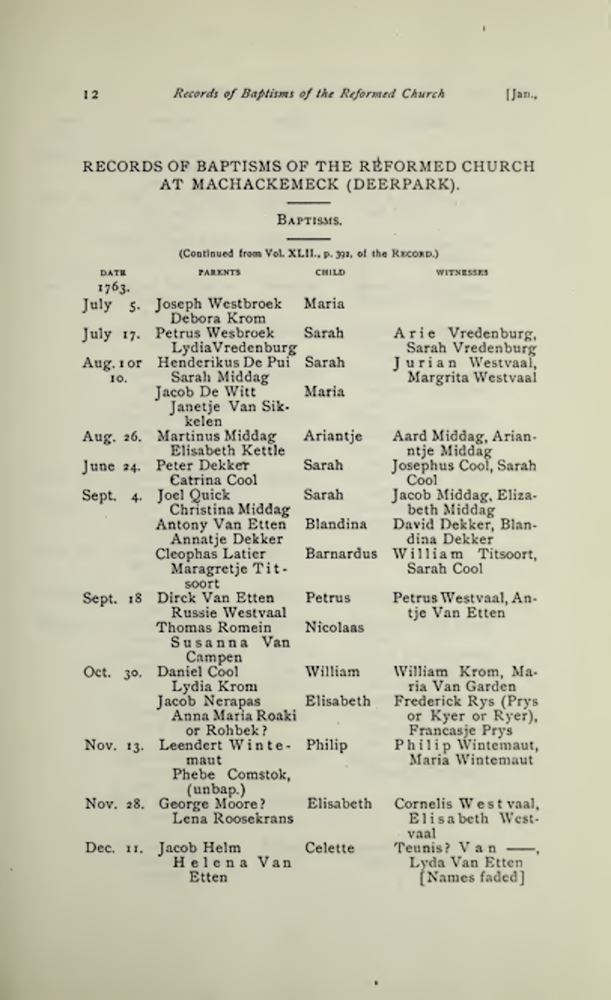
#> input picture pdfs/deerpark1.png, 611 x 1000 px, shrunk from 1692 x 2767 before the run
$ python bbox_debug.py
#> lines starting #> are read from the running program, lines starting #| are printed output that depends on the picture; after the words box and inside, x2 and y2 are one past the last pixel; in counts of white or black regions, pixels touching at a corner belong together
#!/usr/bin/env python3
# -*- coding: utf-8 -*-
"""
Created on Wed Mar 15 13:24:27 2023

@author: mk192787
"""

import cv2
# import numpy as np
# import tempfile
# from pdf2image import convert_from_path

# read image. the image should be sized up to whatever dpi is being used to
# to convert pdfs to images in the ocr process, otherwise the coords and
# bounding boxes will be wrong
img = cv2.imread("deerpark1.png")
#> img is the input picture: shape (1000, 611, 3); mean B, G, R 174.9, 197.1, 199.5

# create a grayscale image
gray = cv2.cvtColor(img, cv2.COLOR_BGR2GRAY)
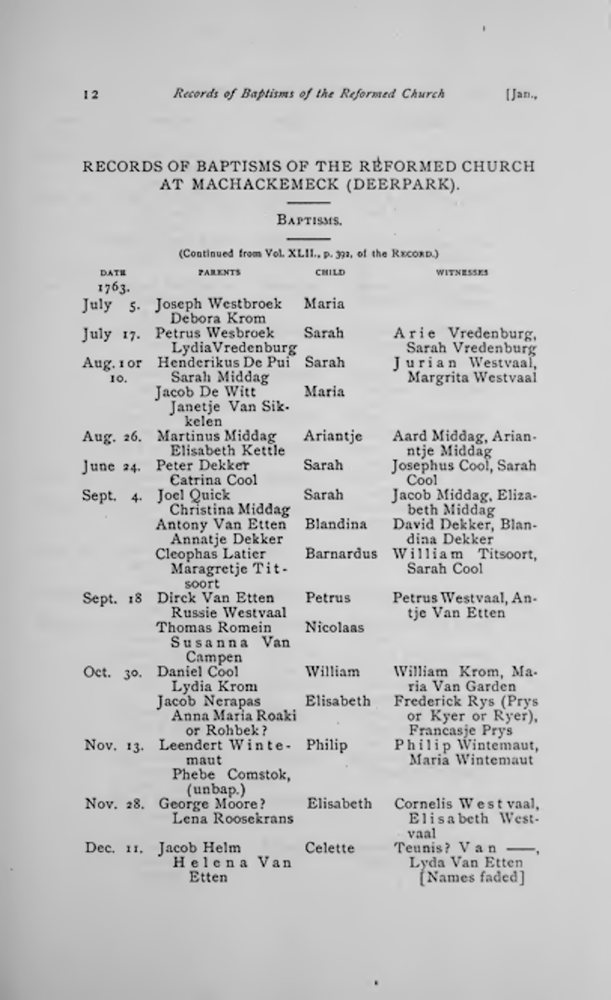
#> gray: shape (1000, 611); min 0, max 231, mean 195.3

# lightly blur the image to reduce noise. Mess with the values in the tuple to change results
blur = cv2.GaussianBlur(gray, (7, 7), 1)

# run an adaptive threshold. Messing with the last number can change the results a lot
thresh = cv2.adaptiveThreshold(blur, 255, cv2.ADAPTIVE_THRESH_GAUSSIAN_C, cv2.THRESH_BINARY_INV, 21, 14) # even number for 2nd number for adaptive threshholding for sampling area
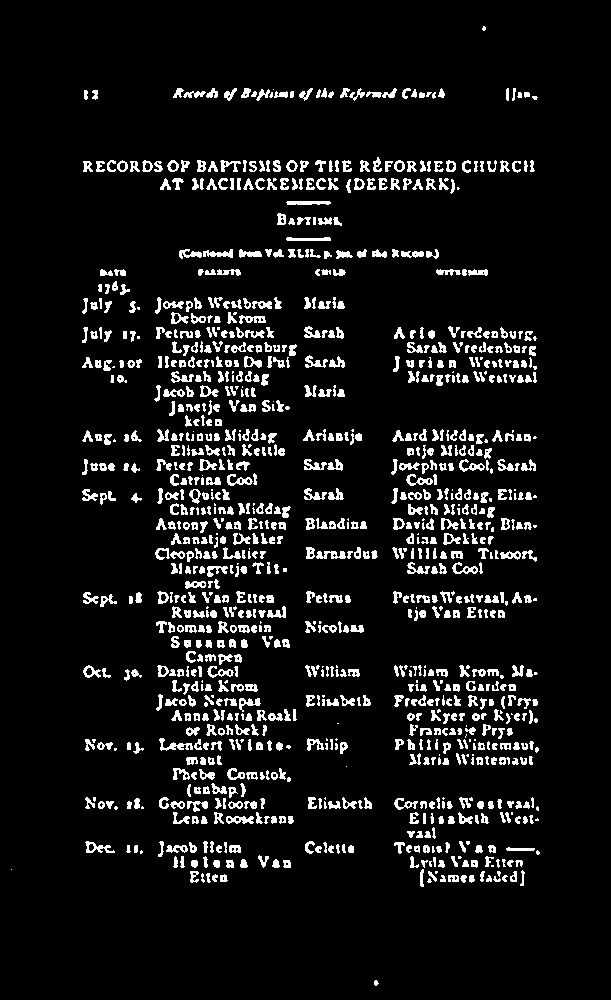
#> thresh: shape (1000, 611); 8.1% white; 1126 white regions (156 under 20 px), largest, box (x1, y1, x2, y2) and area: (159, 738, 193, 751) 180, (286, 201, 331, 205) 162, (316, 551, 346, 559) 160

## many small bounding boxes from small kernel sizes will result in too
## many column boundaries being found. too many dilation iterations will result
## in only large, full-page boxes being found and so no columns detected
# set kernel size - fudge numbers to capture bigger or smaller regions
rect_kernel = cv2.getStructuringElement(cv2.MORPH_RECT, (18,18))
# dilate image - create large blobs of text to detect clusters
dilation = cv2.dilate(thresh, rect_kernel, iterations=2)
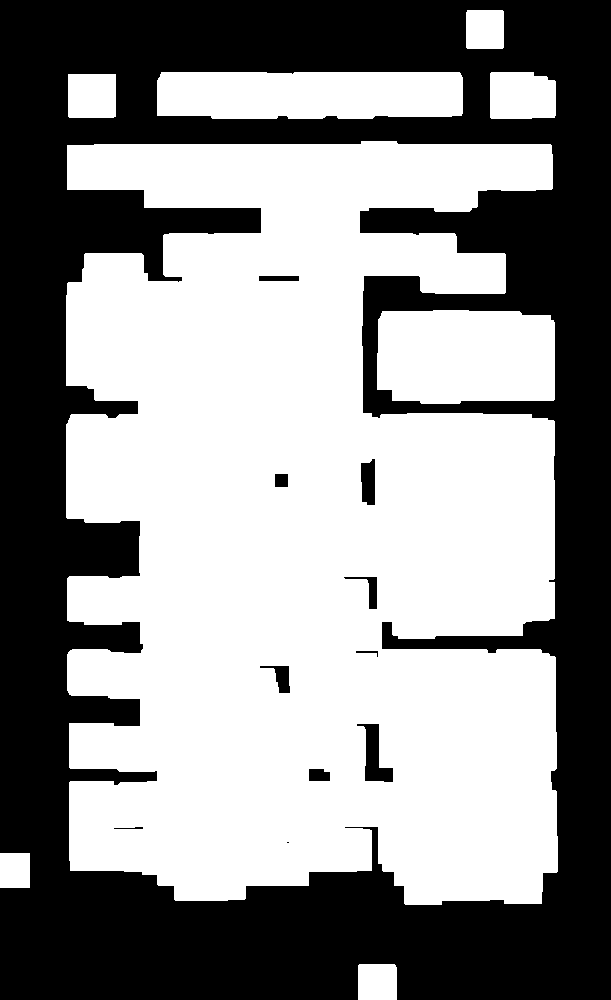
#> dilation: shape (1000, 611); 55.9% white; 11 black regions (1 under 20 px)
# standard contouring method
contours = cv2.findContours(dilation, cv2.RETR_LIST,
                            cv2.CHAIN_APPROX_NONE)[0]
#> contours = 18 contours, 1 with area under 20; largest, box (x1, y1, x2, y2) and area: (66, 141, 558, 905) 303598, (377, 310, 555, 404) 15528, (157, 72, 463, 119) 13541, (490, 72, 556, 119) 2844, (68, 74, 116, 118) 2019

# get contours
result = img.copy()
# contours = cv2.findContours(dilation, cv2.RETR_EXTERNAL, cv2.CHAIN_APPROX_SIMPLE)
# contours = contours[0] if len(contours) == 2 else contours[1]
for cntr in contours:
    x,y,w,h = cv2.boundingRect(cntr)
    cv2.rectangle(result, (x, y), (x+w, y+h), (0, 0, 255), 2)
    print("x,y,w,h:",x,y,w,h)
#> this loop made 18 passes
#> (x, y, w, h) on passes 1 to 12: (358, 964, 39, 36), (0, 853, 30, 35), (286, 841, 4, 3), (113, 826, 31, 4), (308, 768, 23, 14), (356, 723, 38, 60), (259, 665, 32, 29), (355, 650, 24, 8), (343, 576, 35, 34), (274, 473, 15, 15), (360, 458, 16, 48), (377, 310, 178, 94)
#| x,y,w,h: 358 964 39 36
#| x,y,w,h: 0 853 30 35
#| x,y,w,h: 286 841 4 3
#| x,y,w,h: 113 826 31 4
#| x,y,w,h: 308 768 23 14
#| x,y,w,h: 356 723 38 60
#| x,y,w,h: 259 665 32 29
#| x,y,w,h: 355 650 24 8
#> (further printed lines are left out)
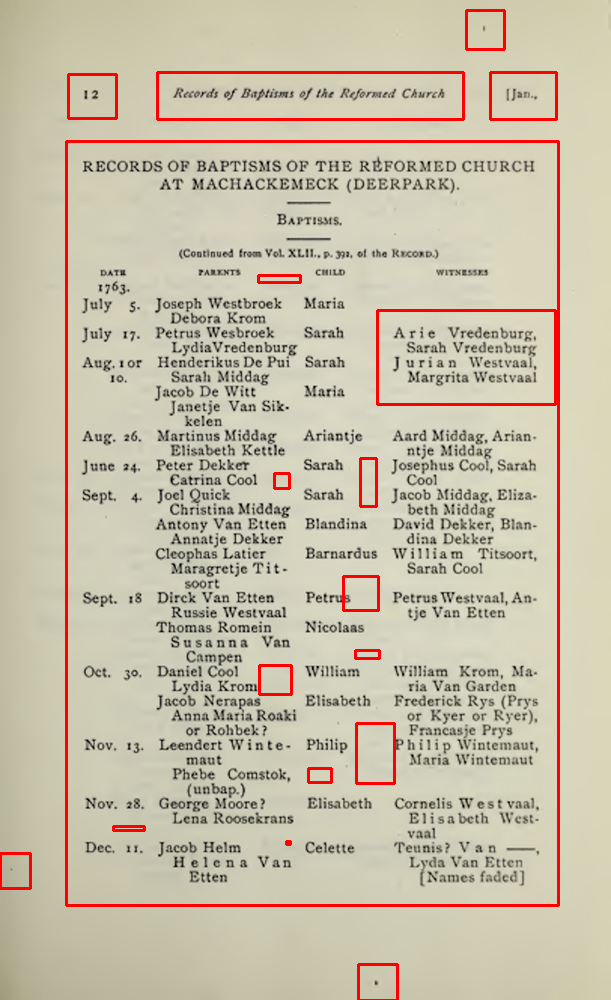
#> result: shape (1000, 611, 3); 2.7% of pixels changed, all inside (x1, y1, x2, y2) = (0, 9, 560, 1000)

# save resulting image
cv2.imwrite('result.jpg',result)

$ run again, with pdfs/deerpark23.png copied over pdfs/deerpark1.png
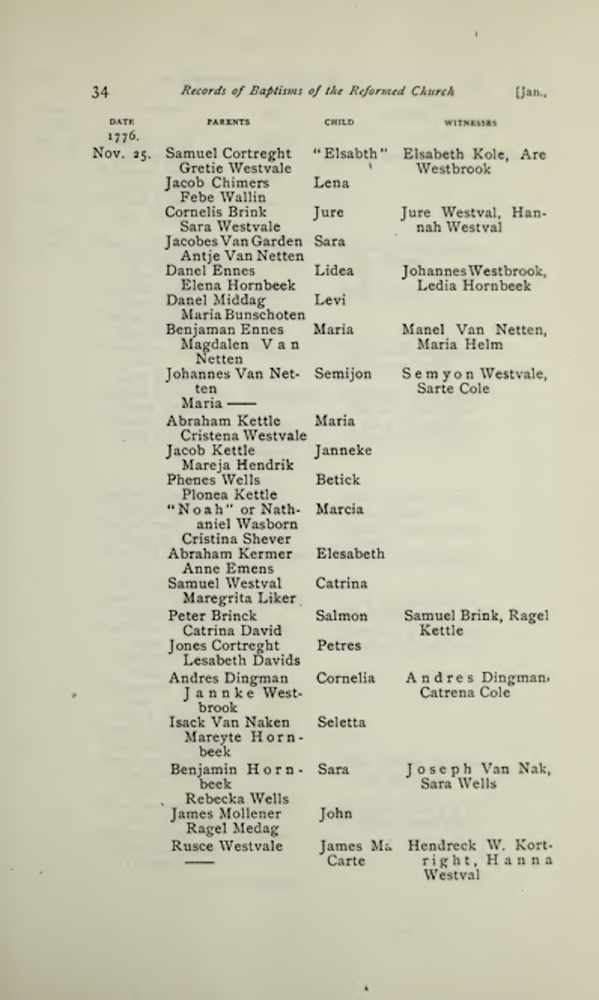
#> input picture pdfs/deerpark23.png, 599 x 1000 px, shrunk from 1658 x 2767 before the run
#> img is the input picture: shape (1000, 599, 3); mean B, G, R 176.4, 198.1, 200.3
#> `thresh = cv2.adaptiveThreshold(blur, 255, cv2.ADAPTIVE_THRESH_GAUSSIAN..`:
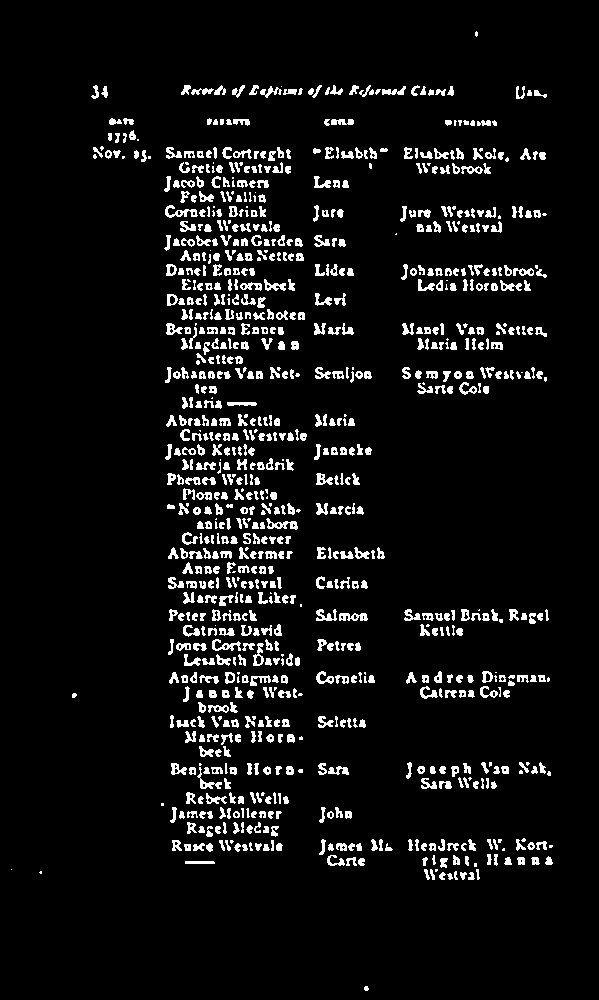
#> thresh: shape (1000, 599); 6.8% white; 961 white regions (119 under 20 px), largest, box (x1, y1, x2, y2) and area: (165, 205, 198, 218) 180, (266, 518, 298, 530) 170, (339, 613, 368, 621) 162
#> dilation: shape (1000, 599); 49% white; 7 white regions
#> contours = 13 contours; largest, box (x1, y1, x2, y2) and area: (75, 69, 571, 898) 270378, (390, 746, 569, 807) 9628, (388, 593, 567, 654) 9283, (361, 176, 404, 356) 3238, (0, 853, 60, 892) 2090
#> the loop `for cntr in contours:` made 13 passes
#> (x, y, w, h) on passes 1 to 8: (348, 970, 39, 30), (0, 853, 60, 39), (390, 746, 179, 61), (56, 677, 39, 39), (388, 593, 179, 61), (274, 396, 61, 18), (439, 250, 14, 3), (286, 191, 13, 18)
#> (printed output is left out)
#> after the loop `for cntr in contours:`:
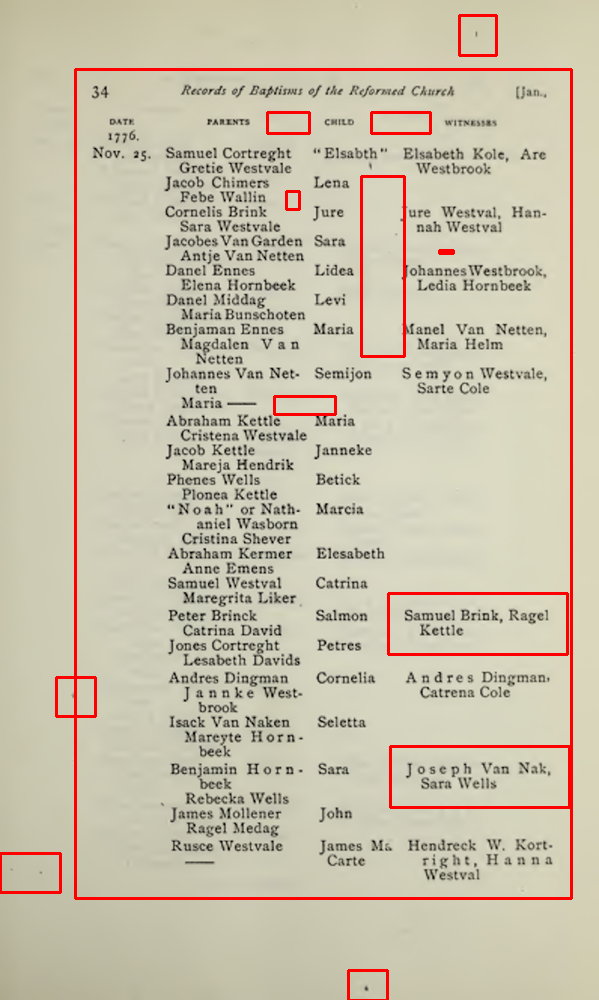
#> result: shape (1000, 599, 3); 2.58% of pixels changed, all inside (x1, y1, x2, y2) = (0, 14, 573, 1000)
